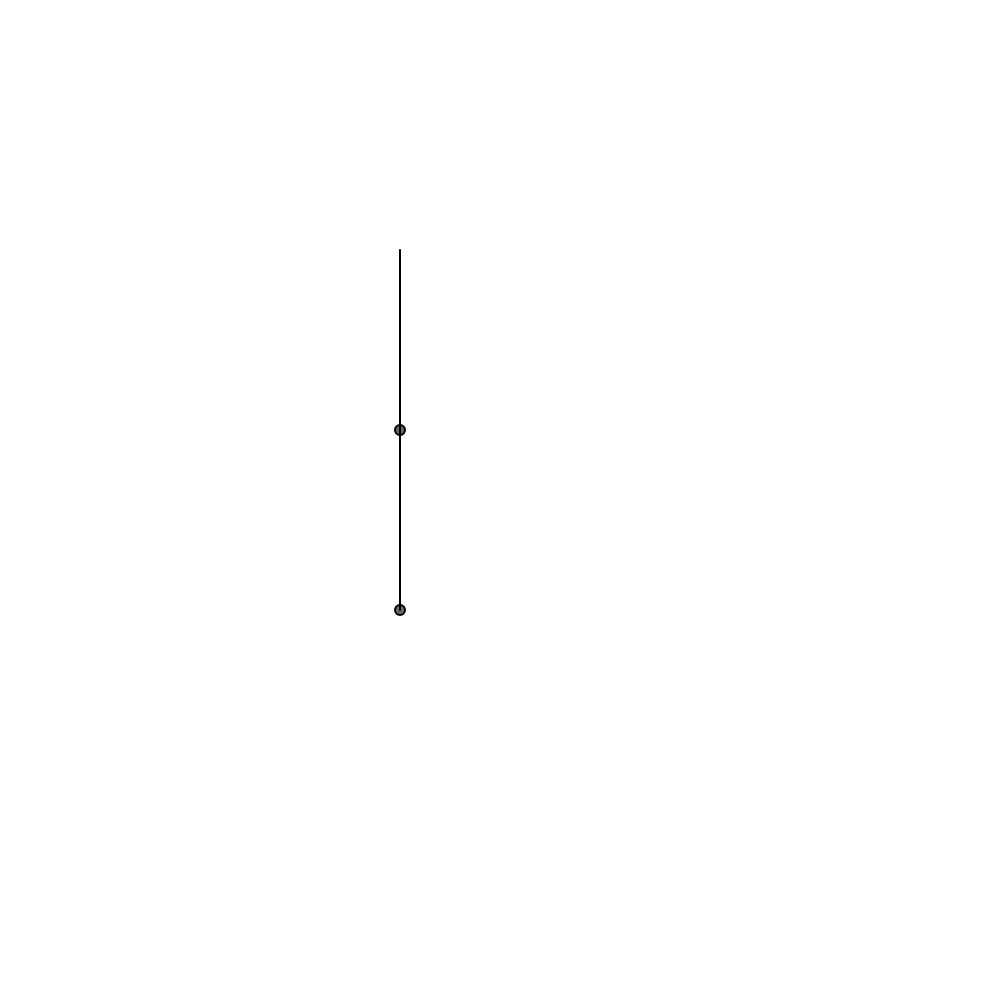
Frame 1 (no input)
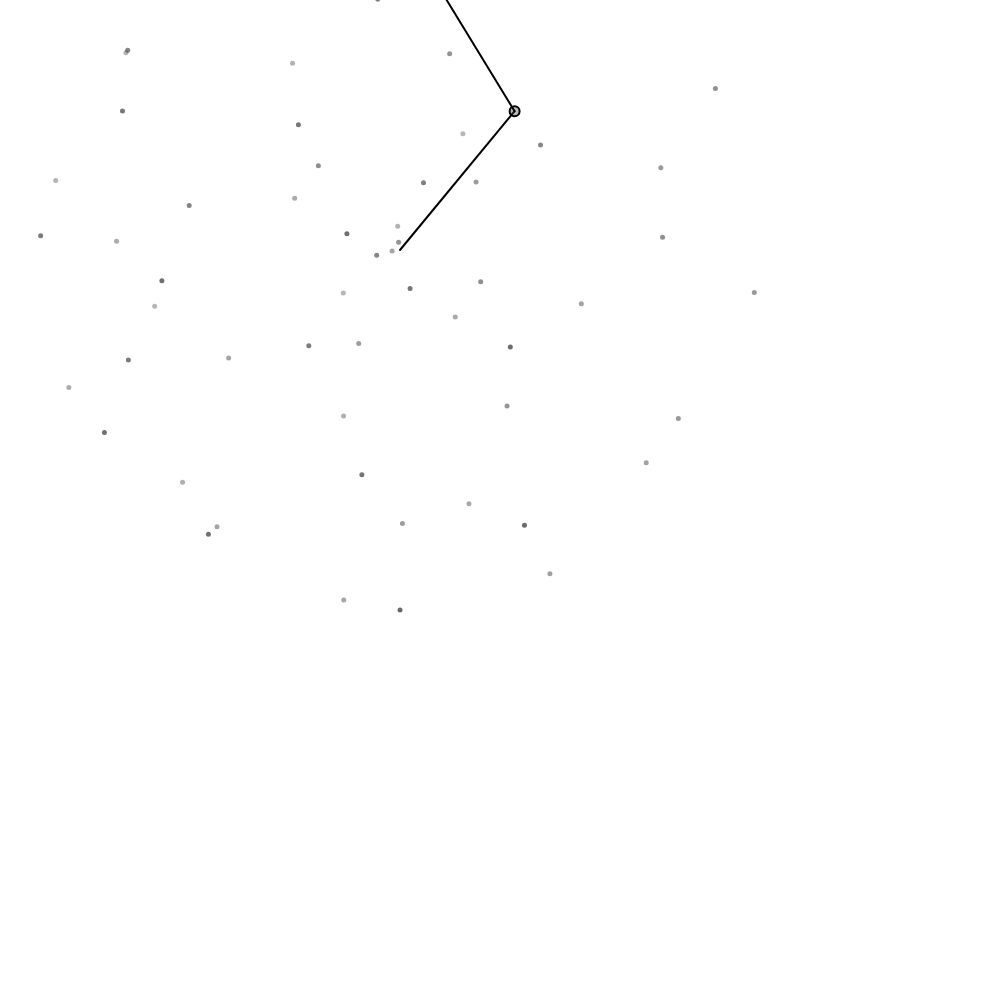
Frame 60 (no input)
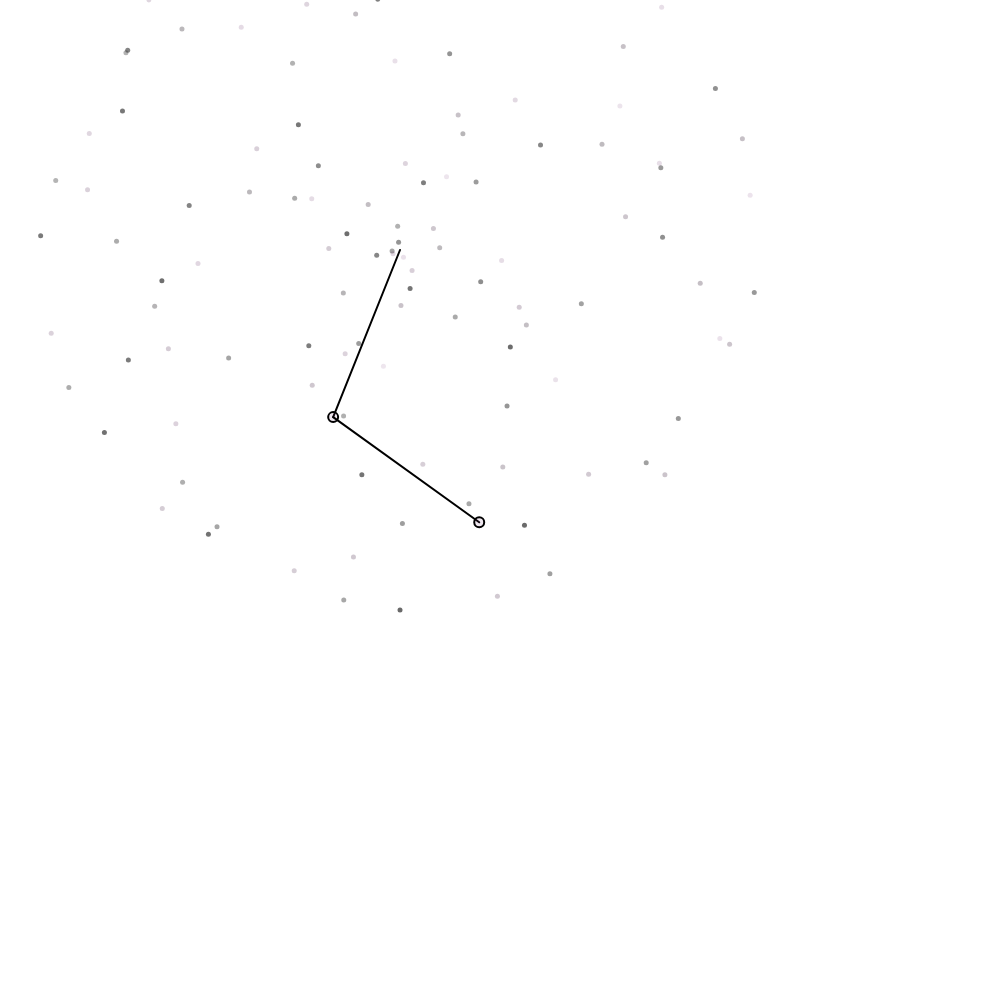
Frame 120 (the mouse pressed at the canvas centre since frame 60)

The p5.js sketch that drew these frames (run headless with seeded random() and noise() and a simulated clock; from frame 60 on, the mouse is pressed at the canvas centre):

// p5.js sketch
// ── sketch.js
var backcolor1 = 0, backcolor2 = 0, backcolor3 = 0, fade = 150;
var c1 = 0, c2 = 0, c3 = 0, c4 = 0;
var rr, rg, rb;

var offx = 400;
var offy = 250;

var r1 = 180;
var r2 = 180;
var m1 = 10;
var m2 = 10;
var a1 = 0;
var a2 = 0;
var a1_v = 1;
var a2_v = 19;
var a1_a = 0.000;
var a2_a = -0.000;

function setup(){
   rr = random(0, 255);
   rg = random(0, 255);
   rb = random(0, 255)
  createCanvas(1000, 1000);
  cv = createGraphics(1000, 1000);
  cv.background(255);
}

function draw(){
  background(0);
  image(cv, 0, 0);
  stroke(0);
  strokeWeight(2);

  translate(offx, offy);

  var x1 = r1 * sin(a1);
  var y1 = r1 * cos(a1);

  var x2 = x1 + r2 * sin(a2);
  var y2 = y1 + r2 * cos(a2);

  fill(backcolor1, backcolor2, backcolor3, fade);
  line(0, 0, x1, y1);
  ellipse(x1, y1, m1, m1);

  line(x1, y1, x2, y2);
  ellipse(x2, y2, m2, m2);

  a1 += a1_v;
  a2 -= a2_v;

  a1_v += a1_a;
  a2_v += a2_a;

push();
  cv.strokeWeight(5);
  cv.stroke(backcolor1, backcolor2, backcolor3, fade);
  cv.point(x2 + offx, y2 + offy);
pop();

color_loop_fade();
}

function color_loop_fade(){
  // Rojo
  if(backcolor1 < rr){
  backcolor1++;
  c1++;
  }else{
   backcolor1--;
   c1++;
  }
  if(c1 == 200){
    c1 = 0;
    rr = random(255);
    // Verde
  }if(backcolor2 < rg){
  backcolor2++;
  c2++;
  }else{
   backcolor2--;
   c2++;
  }
  if(c2 == 200){
    c2 = 0;
    rg = random(255);
  }
  // Azul
  if(backcolor3 < rb){
  backcolor3++;
  c3++;
  }else{
   backcolor3--;
   c3++;
  }
  if(c3 == 200){
    c3 = 0;
    rb = random(255);
  }
  if(fade > c4){
    fade--;
  }else{
    fade = 150
  }
}
